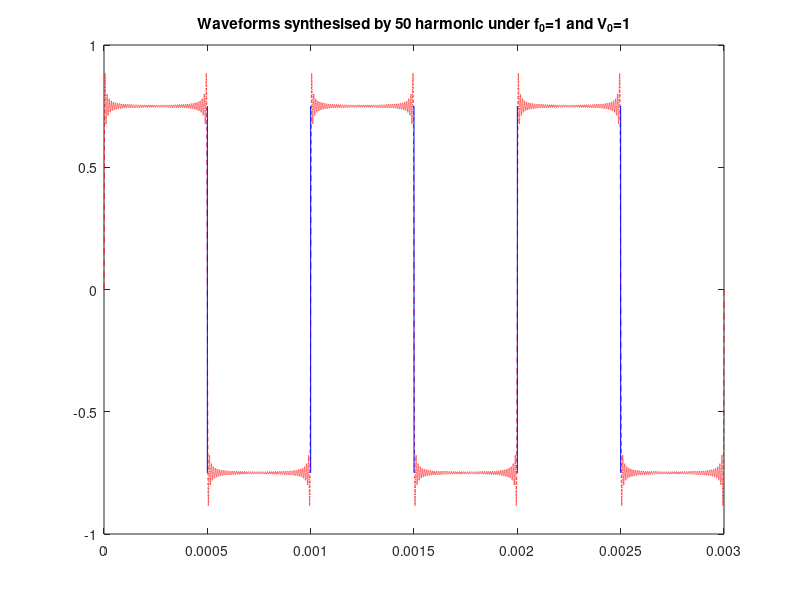

MATLAB code for this plot:
clear all;
f0=1000;
omega = 2*pi*f0;
T = 2*pi/omega;
t = linspace(0, T, 100000);
V0 = 3/pi;
V = 3/4;
max_harmonics = 50;
a = zeros(1, max_harmonics);
b = zeros(1, max_harmonics);
synth_triang = zeros(size(t));

ideal_fun(t<=T/2) = V;
ideal_fun(t>T/2) =  -V;

for n = 1 : max_harmonics
    b(n)= 1/(2*n-1);
    synth_triang = synth_triang + V0 * b(n) * sin(2*pi*(2*n-1)*f0*t); 
end
max_synth = max(synth_triang);
overshoot = (max_synth-V)/V;
t = linspace(0, 3*T, 3*100000);
synth_triang = repmat(synth_triang, 1, 3);
ideal_fun = repmat(ideal_fun,1,3);
figure
plot(t, synth_triang, 'r--');
hold on;
plot(t,ideal_fun,'b-');
title(['Waveforms synthesised by ' ,num2str(max_harmonics), ' harmonic under f_{0}=1 and V_{0}=1']);